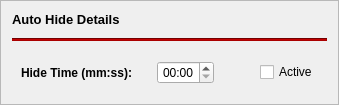
            <widget class="QFrame" name="autoHideDetailsFrame">
             <property name="frameShape">
              <enum>QFrame::Shape::StyledPanel</enum>
             </property>
             <property name="frameShadow">
              <enum>QFrame::Shadow::Raised</enum>
             </property>
             <layout class="QVBoxLayout" name="verticalLayout_17">
              <item>
               <widget class="QLabel" name="label_12">
                <property name="font">
                 <font>
                  <family>Segoe UI</family>
                  <pointsize>10</pointsize>
                  <italic>false</italic>
                  <bold>true</bold>
                 </font>
                </property>
                <property name="styleSheet">
                 <string notr="true">font: bold 10pt &quot;Segoe UI&quot;;</string>
                </property>
                <property name="text">
                 <string>Auto Hide Details</string>
                </property>
               </widget>
              </item>
              <item>
               <widget class="QFrame" name="frame_11">
                <property name="frameShape">
                 <enum>QFrame::Shape::NoFrame</enum>
                </property>
                <property name="frameShadow">
                 <enum>QFrame::Shadow::Raised</enum>
                </property>
                <layout class="QVBoxLayout" name="verticalLayout_16">
                 <property name="leftMargin">
                  <number>0</number>
                 </property>
                 <property name="topMargin">
                  <number>5</number>
                 </property>
                 <property name="rightMargin">
                  <number>0</number>
                 </property>
                 <property name="bottomMargin">
                  <number>5</number>
                 </property>
                 <item>
                  <widget class="Line" name="line_7">
                   <property name="styleSheet">
                    <string notr="true">background:rgb(170, 0, 0)</string>
                   </property>
                   <property name="orientation">
                    <enum>Qt::Orientation::Horizontal</enum>
                   </property>
                  </widget>
                 </item>
                </layout>
               </widget>
              </item>
              <item>
               <widget class="QFrame" name="frame_12">
                <property name="frameShape">
                 <enum>QFrame::Shape::NoFrame</enum>
                </property>
                <property name="frameShadow">
                 <enum>QFrame::Shadow::Raised</enum>
                </property>
                <layout class="QHBoxLayout" name="horizontalLayout_11">
                 <item>
                  <widget class="QLabel" name="label_13">
                   <property name="minimumSize">
                    <size>
                     <width>130</width>
                     <height>0</height>
                    </size>
                   </property>
                   <property name="font">
                    <font>
                     <bold>true</bold>
                    </font>
                   </property>
                   <property name="text">
                    <string>Hide Time (mm:ss):</string>
                   </property>
                  </widget>
                 </item>
                 <item>
                  <widget class="QTimeEdit" name="autoHideDetailsTimeEdit">
                   <property name="wrapping">
                    <bool>false</bool>
                   </property>
                   <property name="alignment">
                    <set>Qt::AlignmentFlag::AlignCenter</set>
                   </property>
                   <property name="currentSection">
                    <enum>QDateTimeEdit::Section::MinuteSection</enum>
                   </property>
                   <property name="displayFormat">
                    <string>mm:ss</string>
                   </property>
                  </widget>
                 </item>
                 <item>
                  <spacer name="horizontalSpacer_3">
                   <property name="orientation">
                    <enum>Qt::Orientation::Horizontal</enum>
                   </property>
                   <property name="sizeHint" stdset="0">
                    <size>
                     <width>40</width>
                     <height>20</height>
                    </size>
                   </property>
                  </spacer>
                 </item>
                 <item>
                  <widget class="QCheckBox" name="autoHideDetailsCheckBox">
                   <property name="text">
                    <string>Active</string>
                   </property>
                  </widget>
                 </item>
                </layout>
               </widget>
              </item>
             </layout>
            </widget>
